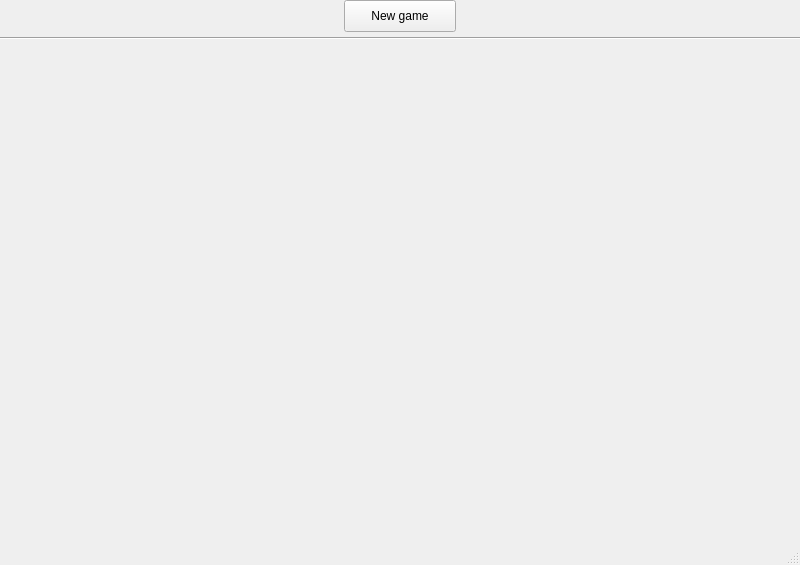
<?xml version="1.0" encoding="UTF-8"?>
<ui version="4.0">
 <class>MainWindow</class>
 <widget class="QMainWindow" name="MainWindow">
  <property name="geometry">
   <rect>
    <x>0</x>
    <y>0</y>
    <width>800</width>
    <height>565</height>
   </rect>
  </property>
  <property name="minimumSize">
   <size>
    <width>800</width>
    <height>565</height>
   </size>
  </property>
  <property name="maximumSize">
   <size>
    <width>800</width>
    <height>565</height>
   </size>
  </property>
  <property name="windowTitle">
   <string>Pong</string>
  </property>
  <widget class="QWidget" name="centralwidget">
   <widget class="QPushButton" name="newGame">
    <property name="geometry">
     <rect>
      <x>344</x>
      <y>0</y>
      <width>112</width>
      <height>32</height>
     </rect>
    </property>
    <property name="text">
     <string>New game</string>
    </property>
   </widget>
   <widget class="QLabel" name="score1">
    <property name="geometry">
     <rect>
      <x>10</x>
      <y>10</y>
      <width>20</width>
      <height>20</height>
     </rect>
    </property>
    <property name="text">
     <string></string>
    </property>
    <property name="alignment">
     <set>Qt::AlignLeading|Qt::AlignLeft|Qt::AlignVCenter</set>
    </property>
   </widget>
   <widget class="QLabel" name="score2">
    <property name="geometry">
     <rect>
      <x>770</x>
      <y>10</y>
      <width>20</width>
      <height>20</height>
     </rect>
    </property>
    <property name="lineWidth">
     <number>1</number>
    </property>
    <property name="text">
     <string></string>
    </property>
    <property name="scaledContents">
     <bool>false</bool>
    </property>
    <property name="alignment">
     <set>Qt::AlignRight|Qt::AlignTrailing|Qt::AlignVCenter</set>
    </property>
   </widget>
   <widget class="Line" name="line">
    <property name="geometry">
     <rect>
      <x>0</x>
      <y>30</y>
      <width>801</width>
      <height>16</height>
     </rect>
    </property>
    <property name="orientation">
     <enum>Qt::Horizontal</enum>
    </property>
   </widget>
  </widget>
  <widget class="QStatusBar" name="statusbar"/>
 </widget>
 <resources/>
 <connections/>
</ui>
